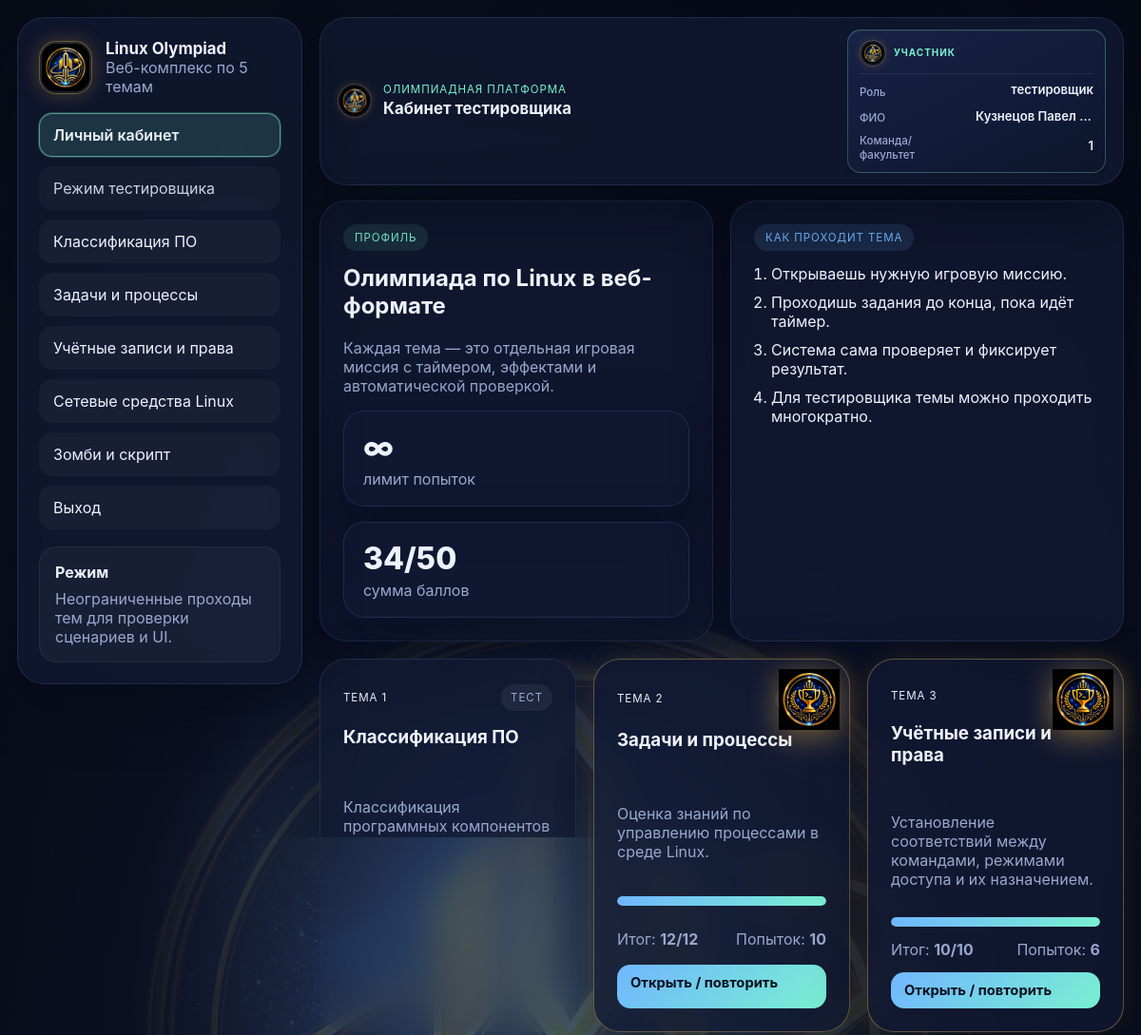
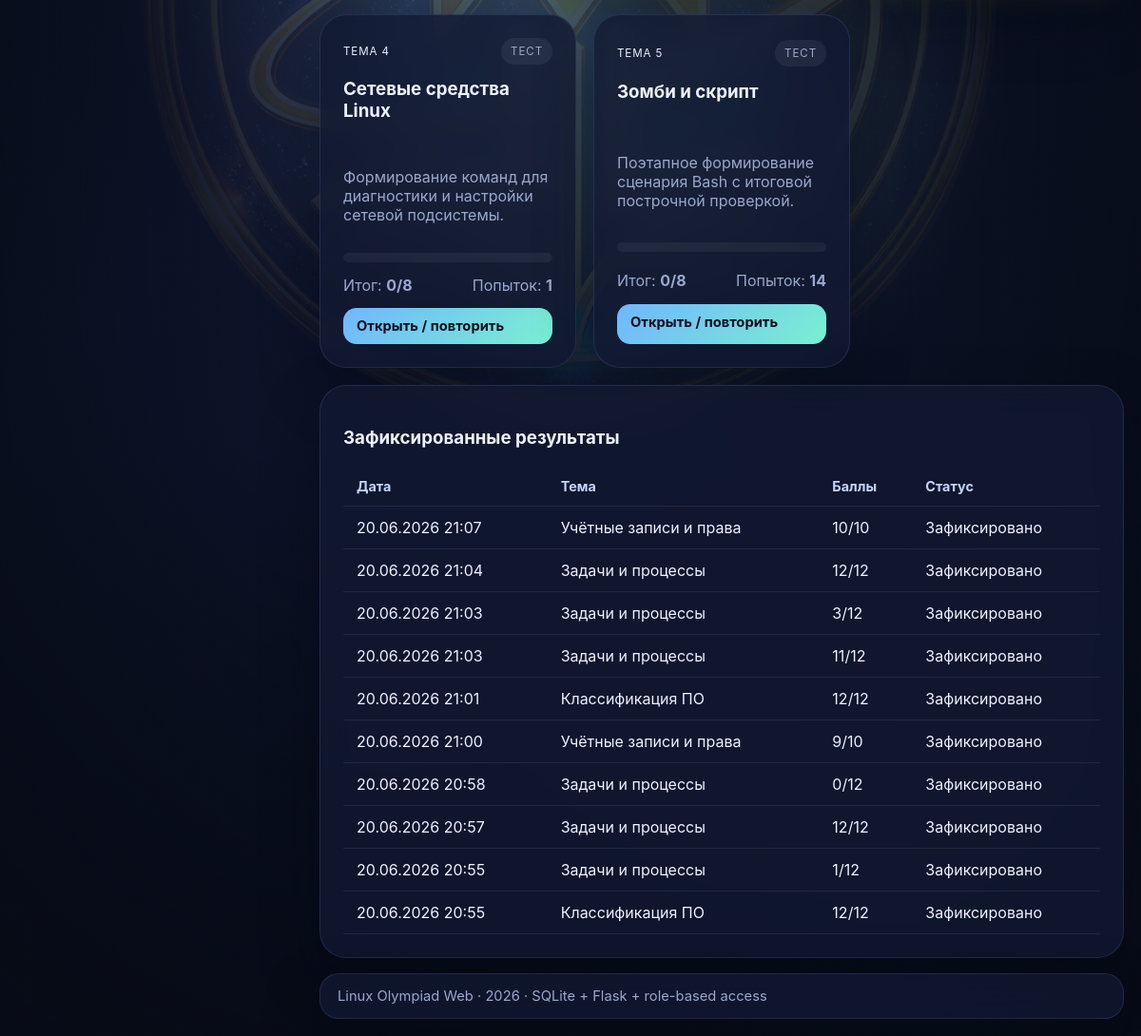
The app's page /dashboard (signed in) with its own data (2 pictures, top to bottom).
### olympiad/models.py (models this page shows)
class TopicResult(db.Model):
    __tablename__ = "topic_results"
    id = db.Column(db.Integer, primary_key=True)
    user_id = db.Column(db.Integer, db.ForeignKey("users.id"), nullable=False)
    topic_id = db.Column(db.Integer, nullable=False)
    score = db.Column(db.Integer, nullable=False)
    max_score = db.Column(db.Integer, nullable=False)
    attempt = db.Column(db.Integer, nullable=False, default=1)
    details_json = db.Column(db.Text, nullable=True)
    created_at = db.Column(db.DateTime, default=datetime.utcnow, nullable=False)
    user = db.relationship("User", back_populates="results")

### olympiad/routes/pages.py (the view)
    @app.route("/dashboard")
    @login_required
    def dashboard():
        if session.get("role") == "admin":
            return redirect(url_for("admin_panel"))
        role = session.get("role") or "student"
        progress = get_topic_progress(session["user_id"], user_role=role)
        recent_results = (
            TopicResult.query.filter_by(user_id=session["user_id"])
            .order_by(TopicResult.created_at.desc())
            .limit(10)
            .all()
        )
        total_best = sum(entry["best_score"] or 0 for entry in progress.values())
        total_max = sum(entry["max_score"] for entry in progress.values())
        completed_topics = sum(1 for entry in progress.values() if entry["completed"])
        return render_template(
            "dashboard.html",
            progress=progress,
            recent_results=recent_results,
            total_best=total_best,
            total_max=total_max,
            completed_topics=completed_topics,
            user_role=role,
        )

### olympiad/models.py (called while the page is built)
    @property
    def full_name(self):
        parts = [self.surname, self.name, self.patronymic or ""]
        return " ".join(part for part in parts if part).strip()

### olympiad/services/progress.py (called while the page is built, shortened)
def get_topic_progress(user_id: int, user_role: str = "student"):
    progress = {}
    for topic in list_topics():
        q = TopicResult.query.filter_by(user_id=user_id, topic_id=topic["id"])
        final_result = q.order_by(TopicResult.created_at.desc()).first()
        attempt_count = q.count()
        if user_role == "tester":
            progress[topic["id"]] = {
                "best_score": final_result.score if final_result else None,
                "max_score": topic["max_score"],
                "attempts": attempt_count,
                "completed": False,
            }
    return progress

### olympiad/utils/auth.py (called while the page is built)
def login_required(view_func):
    @wraps(view_func)
    def wrapper(*args, **kwargs):
        if not session.get("user_id"):
            return redirect(url_for("login"))
        return view_func(*args, **kwargs)
    return wrapper

### topics/__init__.py (called while the page is built)
def list_topics():
    return [TOPICS[key] for key in sorted(TOPICS.keys())]

### templates/dashboard.html (shortened to what this page needs)
{% extends "base.html" %}
{% block page_title %}{% if user_role == 'tester' %}Кабинет тестировщика{% else %}Личный кабинет студента{% endif %}{% endblock %}
{% block content %}
<section class="hero-grid">
    <div class="glass-card hero-card">
        <div class="card-badge">Профиль</div>
        <h2>Олимпиада по Linux в веб-формате</h2>
        <p class="muted">Каждая тема — это отдельная игровая миссия с таймером, эффектами и автоматической проверкой.</p>
        <div class="stats-row">
            <div class="stat-box">
                <div class="stat-value">{% if user_role == 'tester' %}∞{% else %}{{ completed_topics }}/5{% endif %}</div>
                <div class="stat-label">{% if user_role == 'tester' %}лимит попыток{% else %}тем завершено{% endif %}</div>
            </div>
            <div class="stat-box">
                <div class="stat-value">{{ total_best }}/{{ total_max }}</div>
                <div class="stat-label">сумма баллов</div>
            </div>
        </div>
    </div>
    <div class="glass-card info-card">
        <div class="card-badge accent">Как проходит тема</div>
        <ol class="steps-list">
            <li>Открываешь нужную игровую миссию.</li>
            <li>Проходишь задания до конца, пока идёт таймер.</li>
            <li>Система сама проверяет и фиксирует результат.</li>
            {% if user_role == 'tester' %}
                <li>Для тестировщика темы можно проходить многократно.</li>
            {% else %}
                <li>Повторно пройти уже нельзя.</li>
            {% endif %}
        </ol>
    </div>
</section>
<section class="topic-grid">
    {% for topic in all_topics %}
        {% set entry = progress[topic.id] %}
        <article class="topic-card glass-card{% if entry.best_score is not none and entry.best_score >= entry.max_score and topic.type != 'classification' %} topic-card--perfect{% endif %}">
            {% if entry.best_score is not none and entry.best_score >= entry.max_score and topic.type != 'classification' %}
            <img
                src="{{ url_for('static', filename='img/brand/emblem-trophy.png') }}"
                alt=""
                class="topic-card-trophy"
                width="64"
                height="64"
            >
            {% endif %}
            <div class="topic-topline">
                <span class="topic-index">Тема {{ topic.id }}</span>
                {% if user_role == 'tester' %}
                    <span class="topic-status muted-pill">Тест</span>
                {% elif entry.completed %}
                    <span class="topic-status success-pill">Завершено</span>
                {% else %}
                    <span class="topic-status accent-pill">Доступно</span>
                {% endif %}
            </div>
            <h3>{{ topic.short_title }}</h3>
            <p class="muted">{{ topic.tagline }}</p>
            <div class="progress-line">
                <div class="progress-fill" style="width: {{ ((entry.best_score or 0) / entry.max_score * 100) if entry.max_score else 0 }}%"></div>
            </div>
            <div class="topic-meta">
                <span>Итог: <strong>{{ entry.best_score if entry.best_score is not none else '—' }}/{{ entry.max_score }}</strong></span>
                <span>Попыток: <strong>{{ entry.attempts }}</strong></span>
            </div>
            <a class="primary-btn small-btn" href="{{ url_for('topic_page', topic_id=topic.id) }}">{% if user_role == 'tester' %}Открыть / повторить{% elif entry.completed %}Посмотреть результат{% else %}Открыть тему{% endif %}</a>
        </article>
    {% endfor %}
</section>
<section class="glass-card history-card">
    <div class="section-head">
        <h3>Зафиксированные результаты</h3>
    </div>
    {% if recent_results %}
        <div class="table-wrap">
            <table>
                <thead>
                    <tr>
                        <th>Дата</th>
                        <th>Тема</th>
                        <th>Баллы</th>
                        <th>Статус</th>
                    </tr>
                </thead>
                <tbody>
                    {% for item in recent_results %}
                        <tr>
                            <td>{{ item.created_at.strftime('%d.%m.%Y %H:%M') }}</td>
                            <td>{% for t in all_topics %}{% if t.id == item.topic_id %}{{ t.short_title }}{% endif %}{% endfor %}</td>
                            <td>{{ item.score }}/{{ item.max_score }}</td>
                            <td>Зафиксировано</td>
                        </tr>
                    {% endfor %}
                </tbody>
            </table>
        </div>
    {% else %}
        <p class="muted">Пока нет зафиксированных результатов.</p>
    {% endif %}
</section>
{% endblock %}

### static/css/style.css (style rules this page uses)
:root { --bg: #0a1020; --bg-soft: #111933; --panel: rgba(17, 25, 51, 0.78); --panel-strong: rgba(20, 30, 61, 0.96); --border: rgba(140, 168, 255, 0.14); --text: #edf2ff; --muted: #9aa8ce; --accent: #70b6ff; --accent-2: #7af0d1; --danger: #ff6f8f; --warning: #ffd76a; --success: #78f8b4; --shadow: 0 24px 60px rgba(3, 8, 20, 0.45); --radius-lg: 28px; --radius-md: 18px; --radius-sm: 12px; --font: Inter, Segoe UI, Arial, sans-serif; }
* { box-sizing: border-box; }
html, body { margin: 0; min-height: 100%; overflow-x: clip; background: radial-gradient(circle at top left, rgba(122, 240, 209, 0.12), transparent 30%), radial-gradient(circle at bottom right, rgba(112, 182, 255, 0.14), transparent 28%), linear-gradient(135deg, #070b16, #101731 45%, #090f1f 100%); color: var(--text); font-family: var(--font); }
body { padding: 18px; }
a { color: var(--accent); text-decoration: none; }
.sidebar, .glass-card, .topbar, .footer, .auth-card, .promo-card, .topic-card, .topic-hero, .game-shell, .history-card, .hero-card, .info-card, .stat-box, .drop-zone, .quiz-card, .builder-card, .mini-card { background: var(--panel); backdrop-filter: blur(18px); border: 1px solid var(--border); box-shadow: var(--shadow); }
.topic-card--perfect { border-color: rgba(255, 200, 100, 0.35); box-shadow: var(--shadow), 0 0 28px rgba(255, 190, 70, 0.12); }
.topic-card-trophy { position: absolute; top: 10px; right: 10px; width: 64px; height: 64px; object-fit: contain; pointer-events: none; filter: drop-shadow(0 6px 16px rgba(255, 190, 70, 0.45)); animation: trophyGlow 3s ease-in-out infinite; }
.brand-subtitle, .muted, .note-text, .stat-label, .topic-meta, .hint-box, .question-label, .option-btn, .item-card span, .resolved-card span, .placed-chip { color: var(--muted); }
.eyebrow, .card-badge, .topic-index, .topic-status, .success-pill, .muted-pill, .accent-pill, .score-chip { text-transform: uppercase; letter-spacing: 0.08em; font-size: 0.72rem; }
.eyebrow, .card-badge { color: var(--accent-2); }
.card-badge { display: inline-flex; align-items: center; gap: 8px; padding: 7px 12px; border-radius: 999px; background: rgba(122, 240, 209, 0.1); margin-bottom: 14px; }
.card-badge.accent { color: var(--accent); background: rgba(112, 182, 255, 0.12); }
.auth-layout, .hero-grid, .admin-layout, .topic-grid, .match-layout, .classification-layout { display: grid; gap: 18px; }
.auth-layout, .hero-grid, .admin-layout { grid-template-columns: repeat(2, minmax(0, 1fr)); }
.auth-card, .promo-card, .topic-card, .hero-card, .info-card, .history-card, .topic-hero, .game-shell, .quiz-card, .builder-card, .mini-card { border-radius: var(--radius-lg); padding: 24px; }
.primary-btn, .secondary-btn, .danger-btn { padding: 13px 18px; border-radius: 14px; font-weight: 700; transition: 0.18s ease; }
.primary-btn { background: linear-gradient(135deg, var(--accent), var(--accent-2)); color: #08111f; }
.small-btn { padding: 10px 14px; font-size: 0.92rem; }
.clean-list, .steps-list { margin: 0; padding-left: 18px; display: grid; gap: 10px; }
.stats-row { display: grid; grid-template-columns: repeat(auto-fit, minmax(180px, 1fr)); gap: 16px; }
.stat-box { border-radius: 22px; padding: 18px 20px; }
.stat-value { font-size: clamp(1.4rem, 4vw, 2rem); font-weight: 800; margin-bottom: 4px; }
.topic-grid { grid-template-columns: repeat(auto-fit, minmax(260px, 1fr)); }
.topic-card { position: relative; display: grid; gap: 14px; }
.topic-topline, .topic-meta, .game-toolbar, .result-actions, .section-head, .mini-card, .builder-actions { display: flex; align-items: center; justify-content: space-between; gap: 12px; }
.success-pill, .muted-pill, .accent-pill, .score-chip { padding: 7px 10px; border-radius: 999px; }
.muted-pill, .score-chip.alt { color: var(--muted); background: rgba(255, 255, 255, 0.06); }
.progress-line { height: 10px; border-radius: 999px; background: rgba(255, 255, 255, 0.05); overflow: hidden; }
.progress-fill { height: 100%; border-radius: inherit; background: linear-gradient(90deg, var(--accent), var(--accent-2)); }
.table-wrap { overflow-x: auto; }
table { width: 100%; border-collapse: collapse; }
th, td { padding: 12px 14px; text-align: left; border-bottom: 1px solid rgba(255, 255, 255, 0.08); vertical-align: top; }
th { color: #c6d4ff; font-size: 0.9rem; }
.drop-zone h4, .quiz-card h3, .builder-card h3, .topic-card h3, .hero-card h2, .promo-card h3, .auth-card h2, .topic-hero h2 { margin-top: 0; }
.small-btn { min-width: 140px; }

### records on screen
TopicResult: id "5", shows "ТЕСТ", short_title "Зомби и скрипт", tagline "Поэтапное формирование сценария Bash с итоговой построчной проверкой.", score "0", max_score "8", attempts "14"
TopicResult: created_at "20.06.2026 21:07", short_title "Учётные записи и права", score "10", max_score "10"
TopicResult: created_at "20.06.2026 21:04", short_title "Задачи и процессы", score "12", max_score "12"
TopicResult: created_at "20.06.2026 21:03", short_title "Задачи и процессы", score "3", max_score "12"
TopicResult: created_at "20.06.2026 21:03", short_title "Задачи и процессы", score "11", max_score "12"
TopicResult: created_at "20.06.2026 21:01", short_title "Классификация ПО", score "12", max_score "12"
TopicResult: created_at "20.06.2026 21:00", short_title "Учётные записи и права", score "9", max_score "10"
TopicResult: created_at "20.06.2026 20:58", short_title "Задачи и процессы", score "0", max_score "12"
TopicResult: created_at "20.06.2026 20:57", short_title "Задачи и процессы", score "12", max_score "12"
TopicResult: created_at "20.06.2026 20:55", short_title "Задачи и процессы", score "1", max_score "12"
TopicResult: created_at "20.06.2026 20:55", short_title "Классификация ПО", score "12", max_score "12"

### other values on screen
{{ nav_topic.short_title }} "Классификация ПО" "Задачи и процессы" "Учётные записи и права" "Сетевые средства Linux" "Зомби и скрипт"
{{ user_profile.role_label }} "тестировщик"
{{ user_profile.full_name }} "Кузнецов Павел…"
{{ team_label }} "1"
{{ total_best }} "34"
{{ total_max }} "50"
{{ topic.id }} "1" "2" "3" "4"
{{ topic.short_title }} "Классификация ПО" "Задачи и процессы" "Учётные записи и права" "Сетевые средства Linux"
{{ topic.tagline }} "Классификация программных компонентов по функциональному назначению." "Оценка знаний по управлению процессами в среде Linux." "Установление соответствий между командами, режимами доступа и их назначением." "Формирование команд для диагностики и настройки сетевой подсистемы."
{{ entry.best_score if entry.best_score is not none else '—' }} "12" "10" "0"
{{ entry.max_score }} "12" "10" "8"
{{ entry.attempts }} "10" "6" "1"
